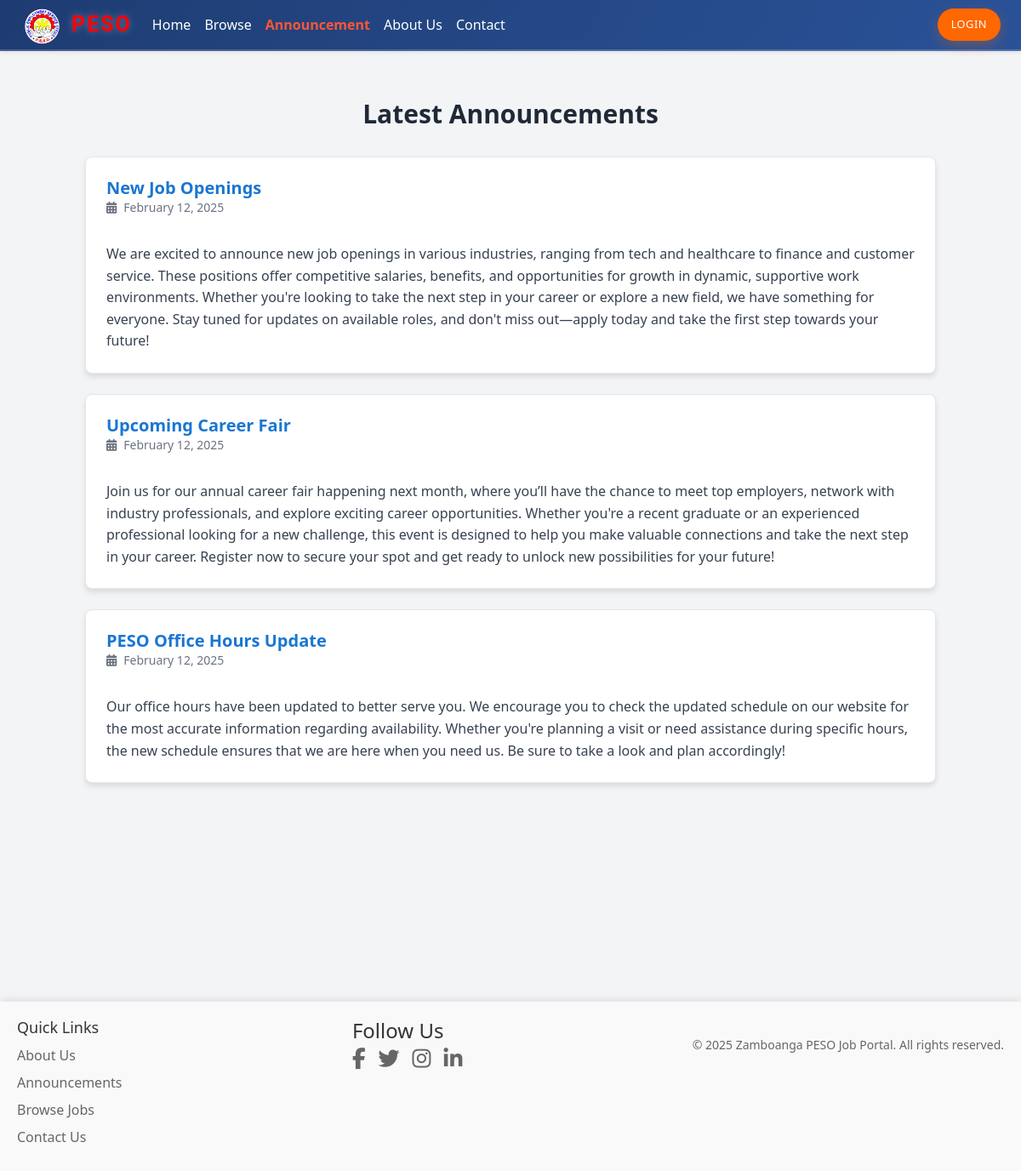
The page /admin/announcement.php on the database its author committed.
### tables this page shows
CREATE TABLE `announcements` (
  `id` int(11) NOT NULL,
  `title` varchar(255) NOT NULL,
  `content` text NOT NULL,
  `created_at` timestamp NOT NULL DEFAULT current_timestamp()
);

### admin/announcement.php (the view, shortened to what this page needs)
<?php
include '../includes/header.php';
$user_role = isset($_SESSION['role']) ? $_SESSION['role'] : null;
?>
<!DOCTYPE html>
<html lang="en">
<head>
    <link href="https://cdn.jsdelivr.net/npm/tailwindcss@2.2.19/dist/tailwind.min.css" rel="stylesheet">
    <link rel="stylesheet" href="https://cdnjs.cloudflare.com/ajax/libs/font-awesome/6.5.1/css/all.min.css">
    <link rel="stylesheet" href="/JOB/assets/announcement.css">
</head>
<body class="bg-gray-100 text-gray-800 min-h-screen flex flex-col">
    <div class="container mx-auto py-8">
        <h1 class="text-3xl font-bold text-center mb-8 text-[#1976d2]">Latest Announcements</h1>
        <?php
        $query = "SELECT * FROM announcements ORDER BY created_at DESC";
        $result = mysqli_query($conn, $query);
        if (mysqli_num_rows($result) > 0) {
            while ($row = mysqli_fetch_assoc($result)) {
                echo '
                <div class="announcement-card p-6 mb-6 relative">
                    ' . ($user_role === 'admin' ? '
                    <div class="action-buttons">
                        <button class="btn btn-outline-custom dropdown-toggle" type="button" data-bs-toggle="dropdown" aria-expanded="false">
                        </button>
                        <ul class="dropdown-menu">
                            <li><a class="dropdown-item" href="edit_announcement.php?id=' . $row['id'] . '">Edit</a></li>
                            <li><a class="dropdown-item delete-button btn-delete " href="#" data-id="' . $row['id'] . '" data-bs-toggle="modal" data-bs-target="#deleteModal">Delete</a></li>
                        </ul>
                    </div>
                    ' : '') . '
                    <h2 class="announcement-title">' . htmlspecialchars($row['title']) . '</h2>
                    <p class="announcement-date"><i class="fas fa-calendar-alt me-2"></i>' . date("F j, Y", strtotime($row['created_at'])) . '</p><Br>
                    <p class="announcement-content mt-2">' . nl2br(htmlspecialchars($row['content'])) . '</p>
                </div>';
            }
        } else {
            echo '<p class="text-center text-gray-600">No announcements available at the moment.</p>';
        }
        ?>
    </div>
</body>
</html>
<?php include '../includes/footer.php'; ?>

### assets/header.css (style rules this page uses)
* { margin: 0; padding: 0; box-sizing: border-box; }
body { padding-top: 60px; }

### assets/announcement.css (style rules this page uses)
.announcement-card { background: #ffffff; border: 1px solid #e5e7eb; border-radius: 0.5rem; box-shadow: 0 4px 6px rgba(0, 0, 0, 0.1); transition: transform 0.3s ease-in-out, box-shadow 0.3s ease-in-out; position: relative; }
.announcement-title { font-size: 1.25rem; font-weight: 600; color: #1976d2; }
.announcement-date { font-size: 0.875rem; color: #6b7280; }
.announcement-content { font-size: 1rem; line-height: 1.6; color: #374151; }

### rows shown on the page
announcements: title "New Job Openings", created_at "February 12, 2025", content "We are excited to announce new job openings in various industries, ranging from tech and healthcare to finance and customer service. These positions offer competitive salaries, benefits, and opportunities for growth in dynamic, supportive work environments. Whether you're looking to take the next step in your career or explore a new field, we have something for everyone. Stay tuned for updates on available roles, and don't miss out—apply today and take the first step towards your future!"
announcements: title "Upcoming Career Fair", created_at "February 12, 2025", content "Join us for our annual career fair happening next month, where you’ll have the chance to meet top employers, network with industry professionals, and explore exciting career opportunities. Whether you're a recent graduate or an experienced professional looking for a new challenge, this event is designed to help you make valuable connections and take the next step in your career. Register now to secure your spot and get ready to unlock new possibilities for your future!"
announcements: title "PESO Office Hours Update", created_at "February 12, 2025", content "Our office hours have been updated to better serve you. We encourage you to check the updated schedule on our website for the most accurate information regarding availability. Whether you're planning a visit or need assistance during specific hours, the new schedule ensures that we are here when you need us. Be sure to take a look and plan accordingly!"
